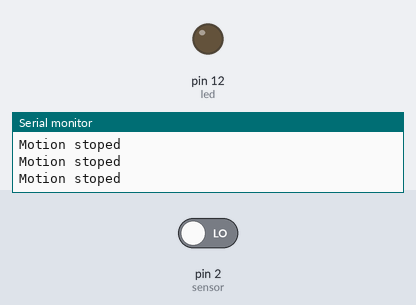
Simulated run of this sketch. Board: Arduino Uno, built with avr-gcc and run on an emulated ATmega328P. On the bench: output pins drawn as LEDs (lit = HIGH), the last lines printed to the serial monitor. Inputs (shaded band) come from the test bench; at power-on: pin 2 (sensor) LOW.

Above: at 1.2 s.
1.3 s: pin 2 (sensor) driven HIGH
At 1.9 s:
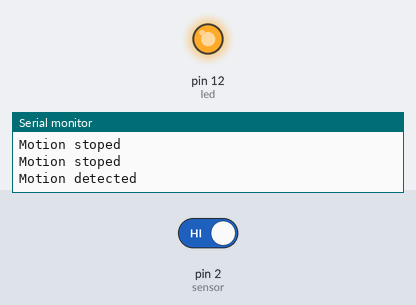
2.8 s: pin 2 (sensor) driven LOW
At 3.1 s:
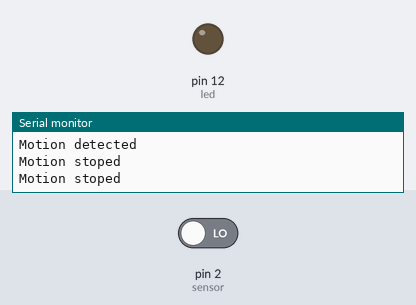
Timing chart, 0 to 5.8 s (numbered marks = the images above; inputs shaded):
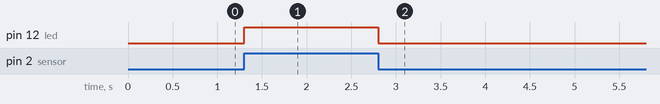

Measured:
- after the input at 1.3 s, pin 12 (led): LOW → HIGH at once
- after the input at 2.8 s, pin 12 (led): HIGH → LOW at once

The sketch:

motion_sensor.ino
```cpp
int led =12;
int sensor=2;
int state=LOW;
int val;


void setup() {
  // put your setup code here, to run once:
pinMode(led, OUTPUT);
pinMode(sensor, INPUT);
Serial.begin(9600);
}

void loop() {
  // put your main code here, to run repeatedly:
val=digitalRead(sensor);
if(val== HIGH)
{
  digitalWrite(led,HIGH);
  delay(100);
  if(state ==LOW)
  Serial.println("Motion detected");
  state=HIGH;
}

else
{

  digitalWrite(led,LOW);
  delay(100);

  if(state== HIGH);
  Serial.println("Motion stoped");
 state =LOW;
 }
}
```
